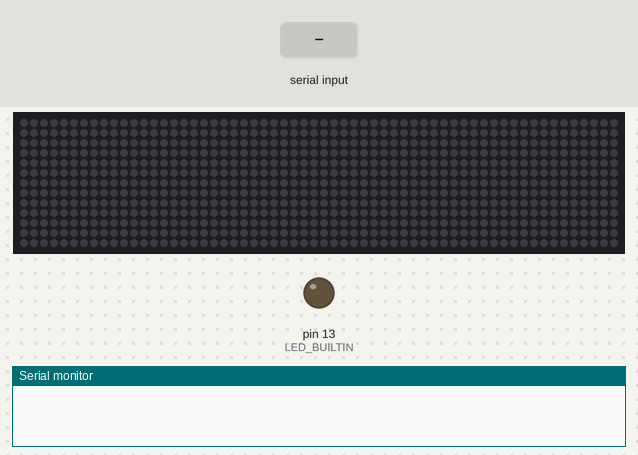
This sketch was run on a simulated Arduino Uno, built with avr-gcc and run on an emulated ATmega328P. Shown: 60×13 RGB LED matrix (first LED top left, wired row by row), output pins drawn as LEDs (lit = HIGH), the last lines printed to the serial monitor. The test bench sets the inputs (shaded band). Dim RGB values are drawn brighter than linear.

Above: at 1.2 s.
1.3 s: "90:45\n" received over Serial
At 2.6 s:
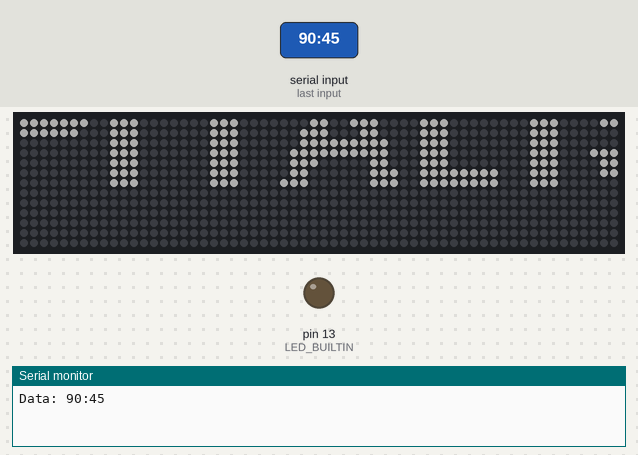
2.9 s: "200\n" received over Serial
At 3.5 s:
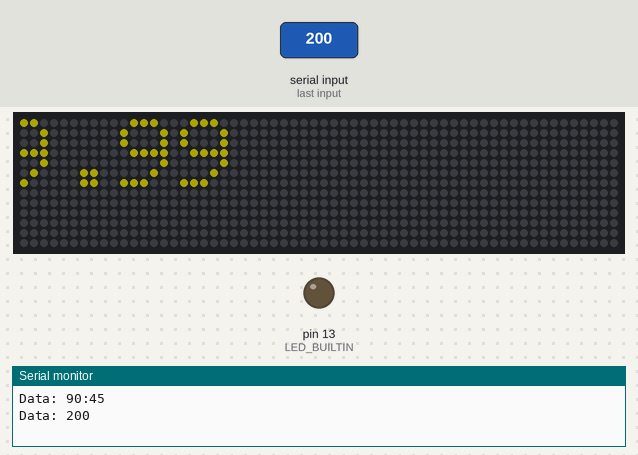
4.5 s: "1:90\n" received over Serial
At 5.1 s:
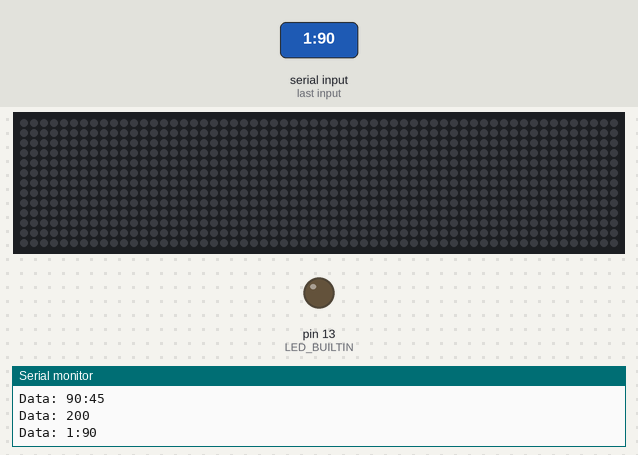
Timing chart, 0 to 7.5 s (numbered marks = the images above; inputs shaded):
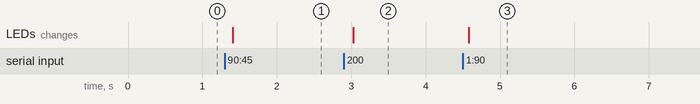

The sketch:

2a.ino
```cpp
// Adafruit_NeoMatrix example for single NeoPixel Shield.
// Scrolls 'Howdy' across the matrix in a portrait (vertical) orientation.

#include <Adafruit_GFX.h>    // Core graphics library
#include <Adafruit_TFTLCD.h> // Hardware-specific library
// Our text
#include <Fonts/FreeSansBold9pt7b.h>
// Our matrix code
#include <Adafruit_NeoMatrix.h>
// Our neopixel code
#include <Adafruit_NeoPixel.h>
#ifndef PSTR
 #define PSTR // Make Arduino Due happy
#endif

// Our pin to send data from
#define PIN 6

// CONSTANTS FOR WORDS
#define NUM_ITEMS 6
#define WORD_GAP 120

// In this application we'd like to use it as a 60x13 matrix,
// with the first pixel at the top left.
// Lines are arranged in zig zag order.
Adafruit_NeoMatrix matrix = Adafruit_NeoMatrix(60, 13, PIN,
  NEO_MATRIX_TOP     + NEO_MATRIX_LEFT +
  NEO_MATRIX_ROWS + NEO_MATRIX_ZIGZAG,
  NEO_GRB            + NEO_KHZ800);

// Our message – can be changed
String messages[6] = {"CAPITALISM", "POSITIVISM", "POLICE BRUTALITY", "COMMODIFICATION", "DISPLACEMENT", "ALIENATION"};
// Our submessage – always empty to begin with
String subMessages[6] = {"", "", "", "", "", ""};
// Whether our arrow is red or not
bool isReds[6] = {false, false, false, false, false, false};
// Our colors
uint16_t red = matrix.Color(255, 20, 10);
uint16_t green = matrix.Color(20, 255, 60);
uint16_t yellow = matrix.Color(240, 240, 40);
uint16_t white = matrix.Color(255, 255, 255);
// This is always going to be 60
int w = matrix.width();
// Price – which we use to determine up/down arrow as well
float prices[6] = {99.99, 0.0, 0.0, 0.0, 0.0, 0.0};
float newPrices[6] = {0.0, 0.0, 0.0, 0.0, 0.0, 0.0};
// This might need to be adjusted manually,
// because our font isn't monospaced,
// but it's how many pixels long our message is
int pixelsInMessages[6] = {messages[0].length() * 12, messages[1].length() * 12, messages[2].length() * 12, messages[3].length() * 12, messages[4].length() * 12, messages[5].length() * 12};
// This is our pixels plus the width of the panel
int pixelsPlusWidths[6] = {pixelsInMessages[0] + w, pixelsInMessages[1] + w, pixelsInMessages[2] + w, pixelsInMessages[3] + w, pixelsInMessages[4] + w, pixelsInMessages[5] + w};
// Offset: how many panels we are from the far right
int offset = w * 0;
int modulus = 0;

void setup() {
  matrix.begin();
  matrix.clear();
  matrix.setTextWrap(false);
  matrix.setFont(&FreeSansBold9pt7b);
  matrix.setTextColor(white);
  matrix.setTextSize(1);
  matrix.setBrightness(51);
  pinMode(LED_BUILTIN, OUTPUT);
  Serial.begin(230400);
  for (int i = 0; i < NUM_ITEMS; i++) {
    modulus = modulus + pixelsInMessages[i] + 24 + WORD_GAP;
  }
}

void loop() {
  if (Serial.available() > 0) {
    String data = Serial.readStringUntil('\n');
    Serial.print("Data: ");
    Serial.println(data);
    int counter = data.substring(0, data.indexOf(':')).toInt();
    for (int i = 1; i < NUM_ITEMS; i++) {
      newPrices[i] = data.substring(data.indexOf(':') + 1).toFloat();
      if (newPrices[i] != prices[i]) {
        if (newPrices[i] < prices[i]) {
          isReds[i] = true;
        } else {
          isReds[i] = false;
        }
      }
      prices[i] = newPrices[i];
    }
    int x = (-counter + offset) % -modulus;
    // Blank out the screen
    matrix.fillScreen(0);
    // Draw the words
    for (int i = 0; i < NUM_ITEMS; i++) {
      drawWord(x, i);
    }
    // SHOW THE MATRIX
    matrix.show();
  }
}

void drawWord(int x, int wordNum) {
  // WORD DRAWING
  // Set the cursor at the start
  int cursorStart = x + w;
  for (int i = 0; i < wordNum; i++) {
    cursorStart += pixelsInMessages[i] + WORD_GAP + 24;
  }
  // Only draw text if we can actually see it
  if (cursorStart <= w && cursorStart >= -w - pixelsInMessages[wordNum] - 24) {
    matrix.setCursor(cursorStart, 6);
    matrix.setFont(&FreeSansBold9pt7b);
    matrix.setTextColor(white);
    matrix.print(messages[wordNum]);
    // Draw the arrow up/down
    if (isReds[wordNum]) { // Going down
      for (int i = 1; i < 5; i++) {
        matrix.drawFastHLine(cursorStart + pixelsInMessages[wordNum] - i + 6, 5 - i + 1, i, red);
      }
      for (int j = 1; j < 5; j++) {
        matrix.drawFastHLine(cursorStart + pixelsInMessages[wordNum] + 6, 5 - j + 1, j, red);
      }
    } else { // Going up
      for (int i = 1; i < 5; i++) {
        matrix.drawFastHLine(cursorStart + pixelsInMessages[wordNum] - i + 6, i + 1, i, green);
      }
      for (int j = 1; j < 5; j++) {
        matrix.drawFastHLine(cursorStart + pixelsInMessages[wordNum] + 6, j + 1, j, green);
      }
    }
    // Set the cursor to the right of the message
    matrix.setCursor(cursorStart + pixelsInMessages[wordNum] + 12, 6);
    matrix.setFont();
    matrix.setTextColor(yellow);
    matrix.print(String(prices[wordNum] + subMessages[wordNum]));
  }
}
```

Measured:
- after the input at 1.3 s, the LEDs: change after 0.11 s (image 1)
- after the input at 2.9 s, the LEDs: change after 0.13 s (image 2)
- after the input at 4.5 s, the LEDs: change after 0.08 s (image 3)
